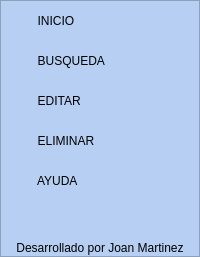
        <widget class="QFrame" name="frame_menu">
         <property name="minimumSize">
          <size>
           <width>0</width>
           <height>0</height>
          </size>
         </property>
         <property name="maximumSize">
          <size>
           <width>200</width>
           <height>16777215</height>
          </size>
         </property>
         <property name="styleSheet">
          <string notr="true">QFrame{
	background-color: #B6CFF2;
}

QPushButton{
	padding-left: 30px;
	padding-right: 30px;
	border-radius: 15px;	
	font: 63 12pt &quot;Raleway SemiBold&quot;;
	text-align: left;
}

QPushButton:hover {
	
	background-color: #CEDFF6;
	border-radius: 15px;
	
	font: 81 12pt &quot;Raleway ExtraBold&quot;;
}</string>
         </property>
         <property name="frameShape">
          <enum>QFrame::StyledPanel</enum>
         </property>
         <property name="frameShadow">
          <enum>QFrame::Raised</enum>
         </property>
         <layout class="QVBoxLayout" name="verticalLayout_3">
          <property name="spacing">
           <number>0</number>
          </property>
          <property name="leftMargin">
           <number>0</number>
          </property>
          <property name="topMargin">
           <number>0</number>
          </property>
          <property name="rightMargin">
           <number>0</number>
          </property>
          <property name="bottomMargin">
           <number>1</number>
          </property>
          <item>
           <widget class="QPushButton" name="bt_inicio">
            <property name="minimumSize">
             <size>
              <width>0</width>
              <height>40</height>
             </size>
            </property>
            <property name="maximumSize">
             <size>
              <width>16777215</width>
              <height>40</height>
             </size>
            </property>
            <property name="text">
             <string>  INICIO  </string>
            </property>
            <property name="icon">
             <iconset>
              <normaloff>icon pack/HOME.png</normaloff>icon pack/HOME.png</iconset>
            </property>
            <property name="iconSize">
             <size>
              <width>25</width>
              <height>25</height>
             </size>
            </property>
           </widget>
          </item>
          <item>
           <widget class="QPushButton" name="bt_Buscar">
            <property name="minimumSize">
             <size>
              <width>0</width>
              <height>40</height>
             </size>
            </property>
            <property name="maximumSize">
             <size>
              <width>16777215</width>
              <height>40</height>
             </size>
            </property>
            <property name="text">
             <string>  BUSQUEDA  </string>
            </property>
            <property name="icon">
             <iconset>
              <normaloff>icon pack/SEARCH.png</normaloff>icon pack/SEARCH.png</iconset>
            </property>
            <property name="iconSize">
             <size>
              <width>25</width>
              <height>25</height>
             </size>
            </property>
           </widget>
          </item>
          <item>
           <widget class="QPushButton" name="bt_Editar">
            <property name="minimumSize">
             <size>
              <width>0</width>
              <height>40</height>
             </size>
            </property>
            <property name="maximumSize">
             <size>
              <width>16777215</width>
              <height>40</height>
             </size>
            </property>
            <property name="text">
             <string>  EDITAR  </string>
            </property>
            <property name="icon">
             <iconset>
              <normaloff>icon pack/EDIT.png</normaloff>icon pack/EDIT.png</iconset>
            </property>
            <property name="iconSize">
             <size>
              <width>25</width>
              <height>25</height>
             </size>
            </property>
           </widget>
          </item>
          <item>
           <widget class="QPushButton" name="bt_Borrado">
            <property name="minimumSize">
             <size>
              <width>0</width>
              <height>40</height>
             </size>
            </property>
            <property name="maximumSize">
             <size>
              <width>16777215</width>
              <height>40</height>
             </size>
            </property>
            <property name="text">
             <string>  ELIMINAR  </string>
            </property>
            <property name="icon">
             <iconset>
              <normaloff>icon pack/DELETE.png</normaloff>icon pack/DELETE.png</iconset>
            </property>
            <property name="iconSize">
             <size>
              <width>25</width>
              <height>25</height>
             </size>
            </property>
           </widget>
          </item>
          <item>
           <widget class="QPushButton" name="bt_Ayuda">
            <property name="minimumSize">
             <size>
              <width>0</width>
              <height>40</height>
             </size>
            </property>
            <property name="maximumSize">
             <size>
              <width>16777215</width>
              <height>40</height>
             </size>
            </property>
            <property name="text">
             <string>  AYUDA  </string>
            </property>
            <property name="icon">
             <iconset>
              <normaloff>icon pack/INFO.png</normaloff>icon pack/INFO.png</iconset>
            </property>
            <property name="iconSize">
             <size>
              <width>25</width>
              <height>25</height>
             </size>
            </property>
           </widget>
          </item>
          <item>
           <spacer name="verticalSpacer">
            <property name="orientation">
             <enum>Qt::Vertical</enum>
            </property>
            <property name="sizeHint" stdset="0">
             <size>
              <width>20</width>
              <height>40</height>
             </size>
            </property>
           </spacer>
          </item>
          <item>
           <widget class="QLabel" name="madeBy">
            <property name="styleSheet">
             <string notr="true">font: 63 italic 9pt &quot;Raleway SemiBold&quot;;</string>
            </property>
            <property name="text">
             <string>Desarrollado por Joan Martinez</string>
            </property>
            <property name="alignment">
             <set>Qt::AlignCenter</set>
            </property>
           </widget>
          </item>
         </layout>
        </widget>
